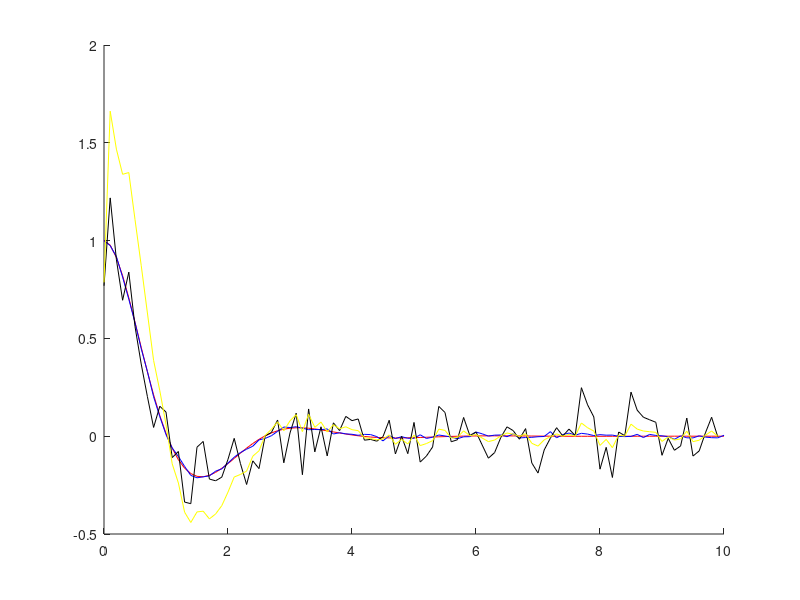

This figure's MATLAB source:

clc;
clear all;

%% Model

n = 2;

m = 1;
d = 2;
k = 5;

F = [ 0       1;
     -(k / m)  -(d / m)];
 
G = [0 0.5]';
W = 1;

H = [1 0];

%% Kalman matrices

T = 0.1;

% Discretization of process noise from van Loan method

A = [-F          G * W * G';
     zeros(n)    F'];
B = expm(T * A);

phi = B((n + 1):(2 * n), (n + 1):(2 * n));
phi = phi';

Q          = phi * B(1:n, (n + 1):(2 * n));
Q_kalman   = Q;

R          = 0.01;
R_kalman   = R;

%% Simulation initialization

t_start = 0;
t_stop = 10;

timespan = t_start:T:t_stop;

x       = nan(n, length(timespan));
x_noisy = nan(n, length(timespan));
z       = nan(1, length(timespan));

x(:, 1) = [1 0]';
x_noisy(:, 1) = x(:, 1);

%% Kalman initialization

x_a_priori       = nan(n, length(timespan));
x_a_posteriori   = nan(n, length(timespan));
x_a_priori(:, 1) = [2.5 0]';

P_a_priori = diag([1 1]);
P_a_posteriori = nan(2);

%% Simulation and filtering

for i = 1:(length(timespan) - 1)
    
    % Generate measurement
    
    z(i) = H * x(:, i) + sqrt(R) * randn();
    
    % Current step kalman posterior
    
    y = z(i) - H * x_a_priori(:, i);
    S = H * P_a_priori * H' + R_kalman;
    
    K = P_a_priori * H' * inv(S);
    
    x_a_posteriori(:, i) = x_a_priori(:, i) + K * y;
    P_a_posteriori       = (eye(n) - K * H) * P_a_priori;
    
    % Draw driving process noise
    
    C = chol(Q);
    w = C' * randn(2, 1);
    
    % Simulate true model one step ahead
    
    x(:, i + 1)       = phi * x(:, i);
    x_noisy(:, i + 1) = phi * x(:, i) + w;
  
    
    % Predict kalman filter mean and covariance one step ahead
    
    x_a_priori(:, i + 1) = phi * x_a_priori(:, i);
    P_a_priori = phi * P_a_posteriori * phi' + Q_kalman;
end

%% Display results

figure(1);
hold on;

plot(timespan, x(1, :), 'r');
plot(timespan, x_noisy(1, :), 'b');
plot(timespan, z, 'k');
plot(timespan, x_a_posteriori(1, :), 'y');
